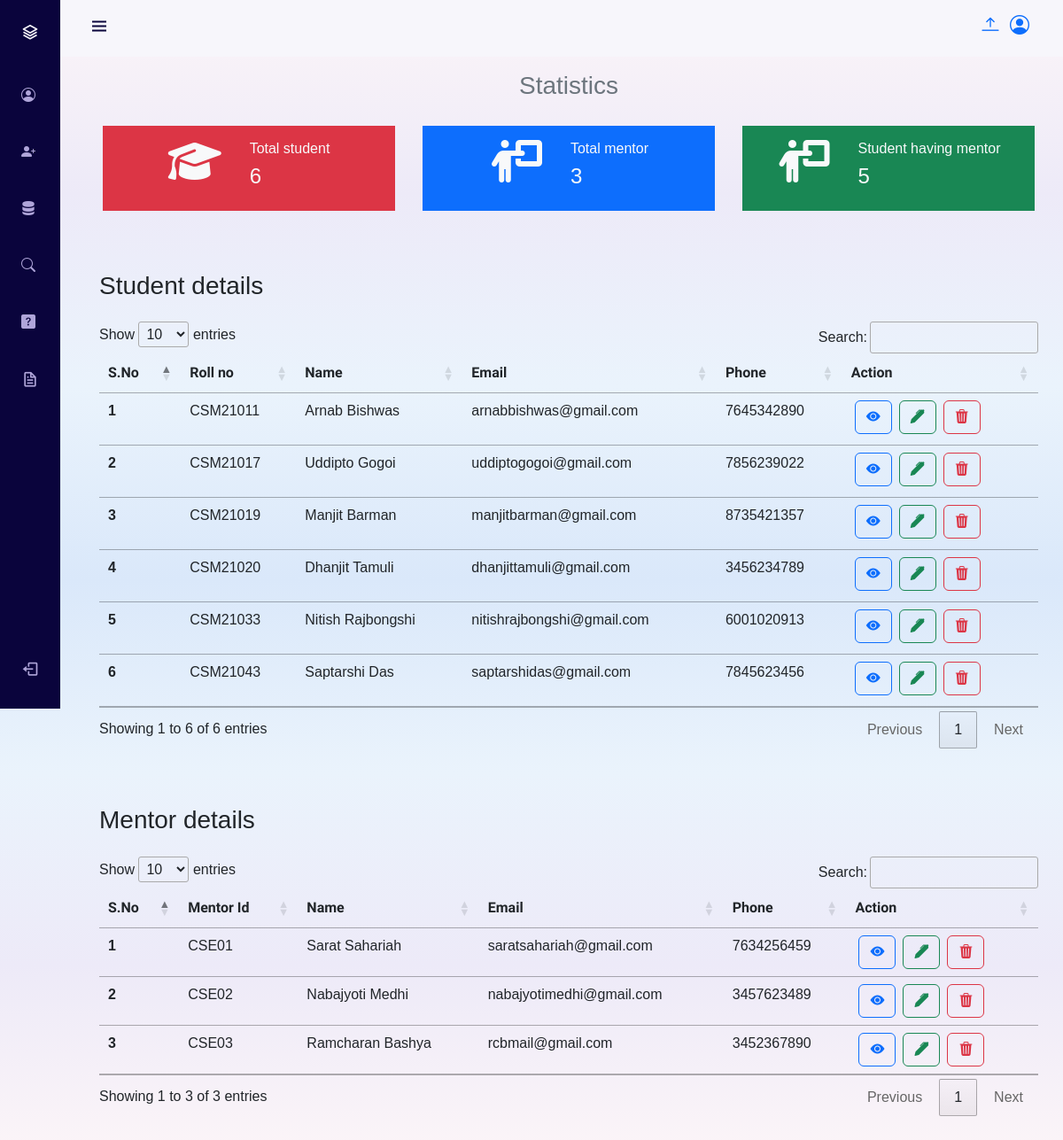
The page /admin/database.php (signed in) on the database its author committed.
### tables this page shows
CREATE TABLE `student` (
  `rollno` char(8) NOT NULL,
  `student_email` varchar(80) NOT NULL,
  `student_phone` char(10) NOT NULL,
  `student_firstname` varchar(35) NOT NULL,
  `student_lastname` varchar(35) NOT NULL,
  `academic_year` int(4) NOT NULL,
  `student_depertment` varchar(100) NOT NULL,
  `student_program` varchar(100) NOT NULL,
  `student_semester` varchar(20) NOT NULL,
  `student_password` varchar(255) NOT NULL,
  `assign_mentor` char(6) NOT NULL
);

CREATE TABLE `mentor` (
  `mentor_id` char(6) NOT NULL,
  `mentor_email` varchar(90) NOT NULL,
  `mentor_phone` char(10) NOT NULL,
  `mentor_firstname` varchar(35) NOT NULL,
  `mentor_lastname` varchar(35) NOT NULL,
  `mentor_department` varchar(100) NOT NULL,
  `mentor_password` varchar(255) NOT NULL
);

### admin/database_details/student_database.php (the view)
<?php
echo "<h3 class='py-3'>Student details</h3>";
$sql = 'SELECT * FROM `student`';
$result = mysqli_query($conn, $sql);
$no_of_rows = mysqli_num_rows($result);
$sno = 0;
if ($no_of_rows > 0) {
    while ($row = mysqli_fetch_assoc($result)) {
        $sno = $sno + 1;
        echo '
            <tr>
                <th scope="row">' . $sno . '</th>
                <td>' . $row["rollno"] . '</td>
                <td>' . $row["student_firstname"] . ' '. $row["student_lastname"] . '</td>
                <td>' . $row["student_email"] . '</td>
                <td>' . $row["student_phone"] . '</td>
                <td><button type="button" class="view_btn btn btn-outline-primary mx-1 mb-1"><i class="bi bi-eye-fill"></i></button><button type="button" class="edit_btn btn btn-outline-success mx-1 mb-1"><i class="bi bi-pen-fill"></i></button><button type="button" class="del_btn btn btn-outline-danger mx-1 mb-1"><i class="bi bi-trash3-fill"></i></button></td>
            </tr>
            ';
    }
}
?>

### admin/database_details/mentor_database.php
<?php
echo "<h3 class='py-3'>Mentor details</h3>";
$sql = 'SELECT * FROM `mentor`';
$result = mysqli_query($conn, $sql);
$no_of_rows = mysqli_num_rows($result);
$sno = 0;
if ($no_of_rows > 0) {
    while ($row = mysqli_fetch_assoc($result)) {
        $sno = $sno + 1;
        echo '
            <tr>
                <th scope="row">' . $sno . '</th>
                <td>' . $row["mentor_id"] . '</td>
                <td>' . $row["mentor_firstname"] . ' '. $row["mentor_lastname"] .'</td>
                <td>' . $row["mentor_email"] . '</td>
                <td>' . $row["mentor_phone"] . '</td>
                <td><button type="button" class="view_btn btn btn-outline-primary mx-1"><i class="bi bi-eye-fill"></i></button><button type="button" class="edit_btn btn btn-outline-success mx-1"><i class="bi bi-pen-fill"></i></button><button type="button" class="del_btn btn btn-outline-danger mx-1"><i class="bi bi-trash3-fill"></i></button></td>
            </tr>
        ';
    }
}
?>

### style/profile_sidebar.css (style rules this page uses)
:root { --header-height: 3rem; --nav-width: 68px; --first-color: #0a043c; --first-color-light: #AFA5D9; --white-color: #F7F6FB; --body-font: 'Nunito', sans-serif; --normal-font-size: 1rem; --z-fixed: 100; }
body { position: relative; margin: var(--header-height) 0 0 0; padding: 0 1rem; font-family: var(--body-font); font-size: var(--normal-font-size); transition: .5s; }
@media screen and (min-width:768px) { body { margin: calc(var(--header-height) + 1rem) 0 0 0; padding-left: calc(var(--nav-width) + 2rem); } }

### style/bg_color.css (style rules this page uses)
* { box-sizing: border-box; }
body { background: linear-gradient(#fcf5f8, #edeaf8, #eaf3fc, #dae8fa, #eaf3fc, #edeaf8, #fcf5f8); height: auto; }

### style/popup_style.css (style rules this page uses)
body { font-family: Helvetica, Arial, sans-serif; }

### rows shown on the page
student: rollno "CSM21011", student_firstname "Arnab", student_lastname "Bishwas", student_email "arnabbishwas@gmail.com", student_phone "7645342890"
student: rollno "CSM21017", student_firstname "Uddipto", student_lastname "Gogoi", student_email "uddiptogogoi@gmail.com", student_phone "7856239022"
student: rollno "CSM21019", student_firstname "Manjit", student_lastname "Barman", student_email "manjitbarman@gmail.com", student_phone "8735421357"
student: rollno "CSM21020", student_firstname "Dhanjit", student_lastname "Tamuli", student_email "dhanjittamuli@gmail.com", student_phone "3456234789"
student: rollno "CSM21033", student_firstname "Nitish", student_lastname "Rajbongshi", student_email "nitishrajbongshi@gmail.com", student_phone "6001020913"
student: rollno "CSM21043", student_firstname "Saptarshi", student_lastname "Das", student_email "saptarshidas@gmail.com", student_phone "7845623456"
mentor: mentor_id "CSE01", mentor_firstname "Sarat", mentor_lastname "Sahariah", mentor_email "saratsahariah@gmail.com", mentor_phone "7634256459"
mentor: mentor_id "CSE02", mentor_firstname "Nabajyoti", mentor_lastname "Medhi", mentor_email "nabajyotimedhi@gmail.com", mentor_phone "3457623489"
mentor: mentor_id "CSE03", mentor_firstname "Ramcharan", mentor_lastname "Bashya", mentor_email "rcbmail@gmail.com", mentor_phone "3452367890"

### other values the page prints
$no_of_rows "6"
$no_of_rows "3"
$no_of_rows "5"
